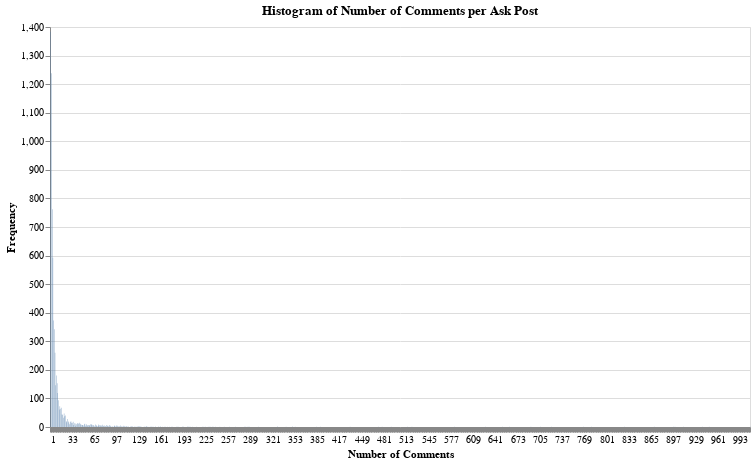

Write notebook code for a chart like this one.
### Code cell
hist_comments(
    ask_freq,
    "Histogram of Number of Comments per Ask Post"
)

### Figure 1 — Vega-Lite specification as saved in the notebook (floating-point values rounded to 4 significant figures; data arrays with more than 128 entries replaced by an {"elided": "..."} marker saying what was removed)
{"config": {"view": {"continuousWidth": 400, "continuousHeight": 300}}, "data": {"name": "data-63d7ed37f490bdf4cbd866d97c404a4b"}, "mark": "bar", "encoding": {"x": {"type": "quantitative", "bin": {"step": 1}, "field": "num_comments", "title": "Number of Comments"}, "y": {"type": "quantitative", "field": "frequency", "title": "Frequency"}}, "height": 400, "title": "Histogram of Number of Comments per Ask Post", "width": 700, "$schema": "https://vega.github.io/schema/vega-lite/v4.8.1.json", "datasets": {"data-63d7ed37f490bdf4cbd866d97c404a4b": {"elided": "208 records"}}}
